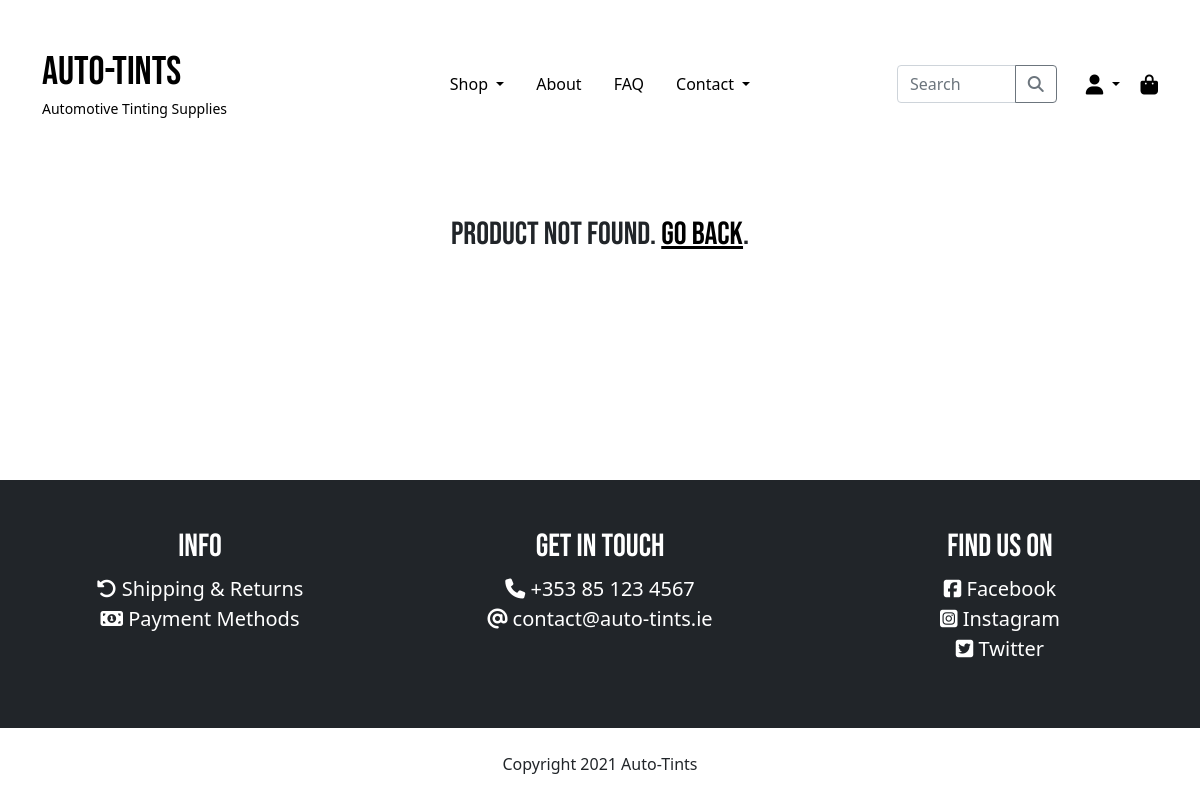
The page /products/3/ on the database as committed earlier.
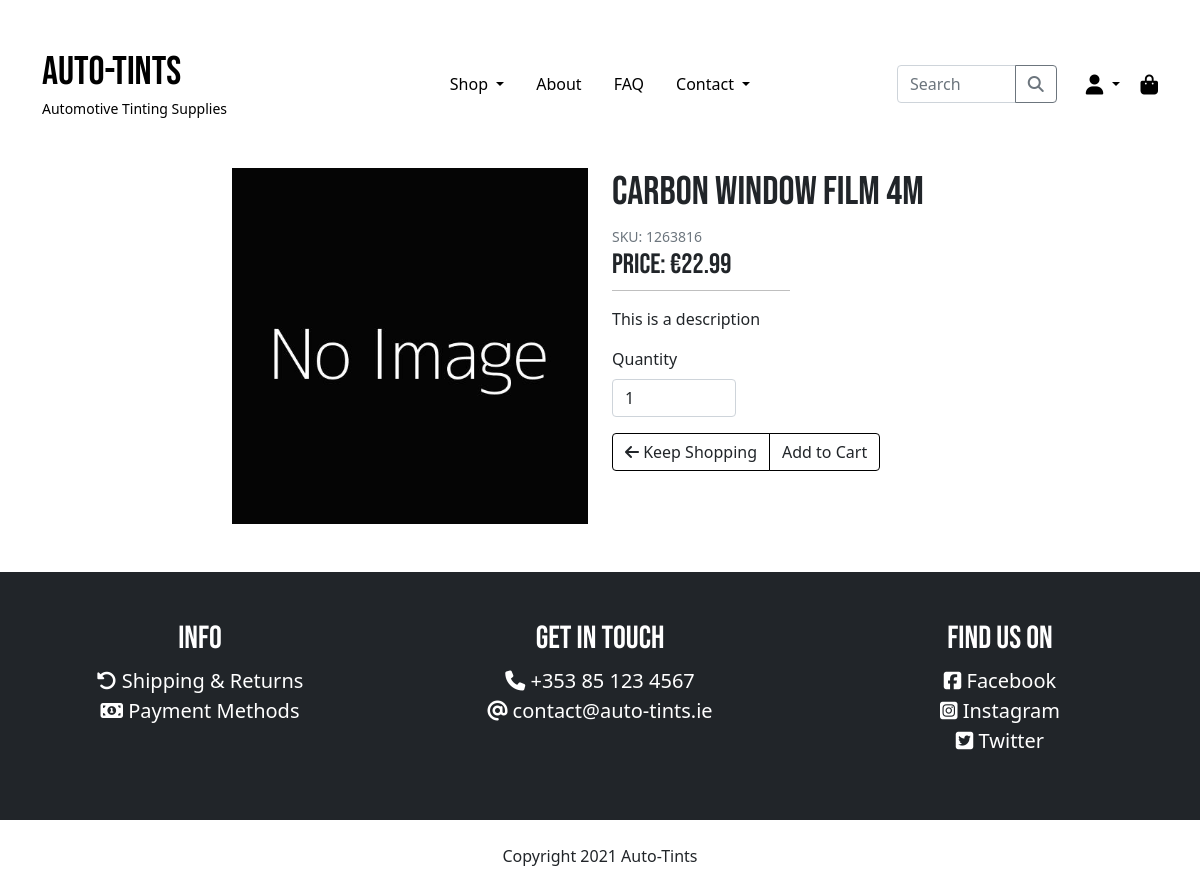
The same page on the database as committed later.
### products/models.py (models this page shows, shortened)
class Product(models.Model):
    category = models.ForeignKey('Category', null=True, blank=True, on_delete=models.SET_NULL)
    sku = models.CharField(max_length=254, null=True, blank=True)
    name = models.CharField(max_length=254)
    description = models.TextField()
    price = models.DecimalField(max_digits=6, decimal_places=2)
    image = models.ImageField(default="noimage.jpg")

### products/views.py (the view)
# urls.py: path('<int:product_id>/', views.product_detail, name='detail_page'),
def product_detail(request, product_id):
    query = Product.objects.filter(pk=product_id)
    if query.exists():
        product = query.get()
        context = {
            'product': product,
        }
    else:
        context = {
            'product': None
        }
    return render(request, 'products/detail.html', context)

### auto_tints/context_processors.py (called while the page is built, shortened)
def get_categories(request):
    categories = Category.objects.all()
    context = {
        'categories': categories,
    }
    return context

def cart_contents(request):
    cart = request.session.get('cart', {})
    cart_items = []
    cart_items_count = 0
    total = 0
    if cart:
        for quantity in list(cart.values()):
            cart_items_count += int(quantity)
    grand_total = total + settings.DELIVERY_CHARGE
    context = {
        'cart_items': cart_items,
        'cart_items_count': cart_items_count,
        'total': total,
        'grand_total' : grand_total,
        'delivery_charge': settings.DELIVERY_CHARGE,
    }
    return context

### products/templates/products/detail.html (shortened to what this page needs)
{% extends "base.html" %}
{% load static %}
{% block content %}
<div class="container">
    {% if product %}
    <div class="row mb-5 text-center text-md-start">
        <div class="col-12 col-md-5 col-lg-4 offset-md-1 offset-lg-2">
            <img src="{{ product.image.url }}" class="img-fluid" alt="{{ product.name }}">
        </div>
        <div class="col-12 col-md-5 col-lg-4">
            <h1 class="mt-4 mt-md-0">{{ product.name }}</h1>
            <small class="text-muted">SKU: {{ product.sku }}</small>
            <h3>Price: €{{ product.price }}</h3>
            <hr class="mt-auto mx-auto mx-md-0">
            <p>{{ product.description }}</p>
            <form action="{% url 'add_to_cart' product.id %}" method="post">
                <div class="input-group mb-3 row justify-content-center justify-content-md-start">
                    <div class="col-8 col-md-5">
                        <label for="quantity" class="form-label">Quantity</label>
                            <input type="number" name="quantity" min="1" max="99" value="1" class="form-control" id="quantity"
                                aria-describedby="quantity">
                    </div>
                </div>
                <div class="btn-group" role="group">
                    <a href="{% url 'products' %}" class="btn btn-outline-black"><i class="fas fa-arrow-left"></i> Keep
                        Shopping</a>
                    <input type="submit" class="btn btn-outline-black" value="Add to Cart">
                </div>
            </form>
        </div>
    </div>
    {% else %}
    <div class="py-5">
        <h2 class="text-center">Product not found. <a href="{% url 'home' %}"><u>Go back</u></a>.</h2>
    </div>
    {% endif %}
</div>
{% endblock %}

Rows that differ between the two databases and show on the page:
added Product: image (placeholder picture), name "Carbon Window Film 4M", sku "1263816", price "22.99", description "This is a description"
Other text that changed with them:
form field quantity: (not shown) → "1"
form field value: (not shown) → "Add to Cart"
text no longer shown: "Product not found. Go back ."
text now shown: "SKU: Price: € Quantity Keep Shopping"
